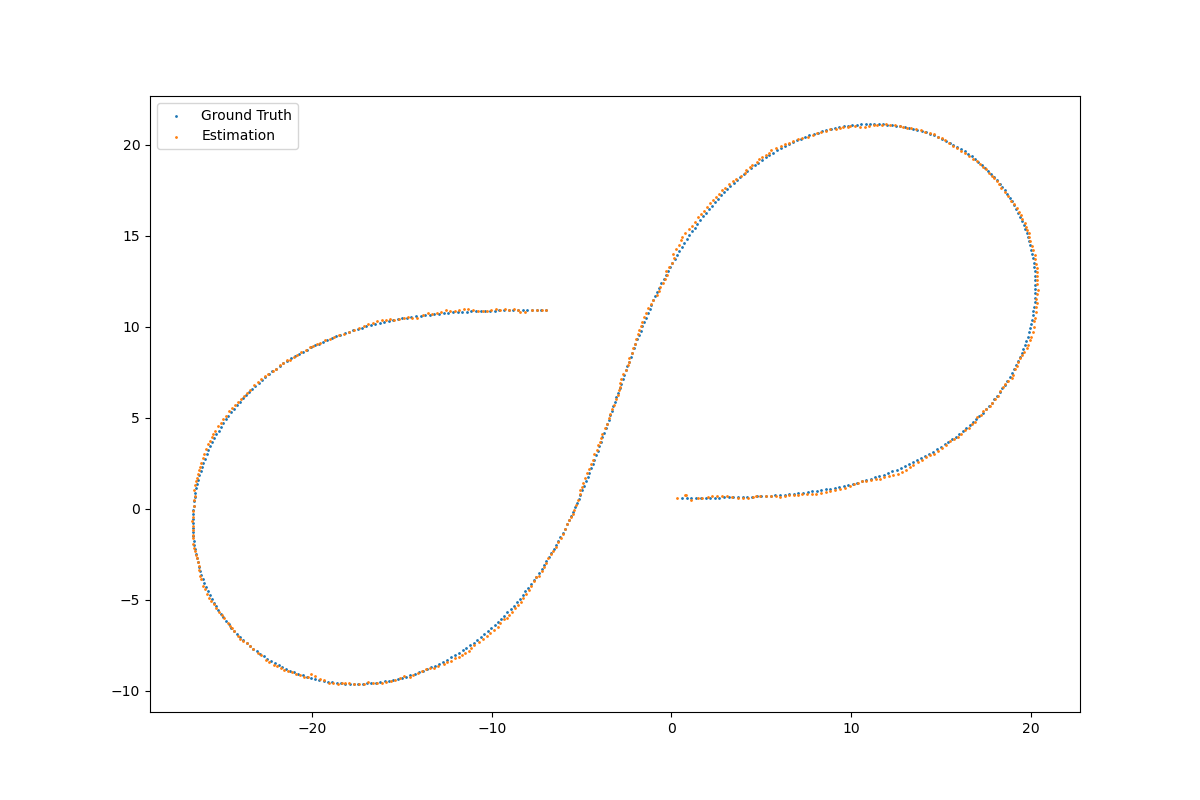

Generate this figure with Python:
import matplotlib.pyplot as plt

plt.rcParams["figure.figsize"] = (12, 8)

def plot_2d(estimations, ground_truth):
    plt.cla()

    gt_x = [g['px'] for g in ground_truth]
    gt_y = [g['py'] for g in ground_truth]
    es_x = [e['px'] for e in estimations]
    es_y = [e['py'] for e in estimations]

    plt.scatter(gt_x, gt_y, s=1, label='Ground Truth')
    plt.scatter(es_x, es_y, s=1, label='Estimation')
    plt.legend()

    plt.gcf().canvas.set_window_title('EKF Example')
    plt.show()
